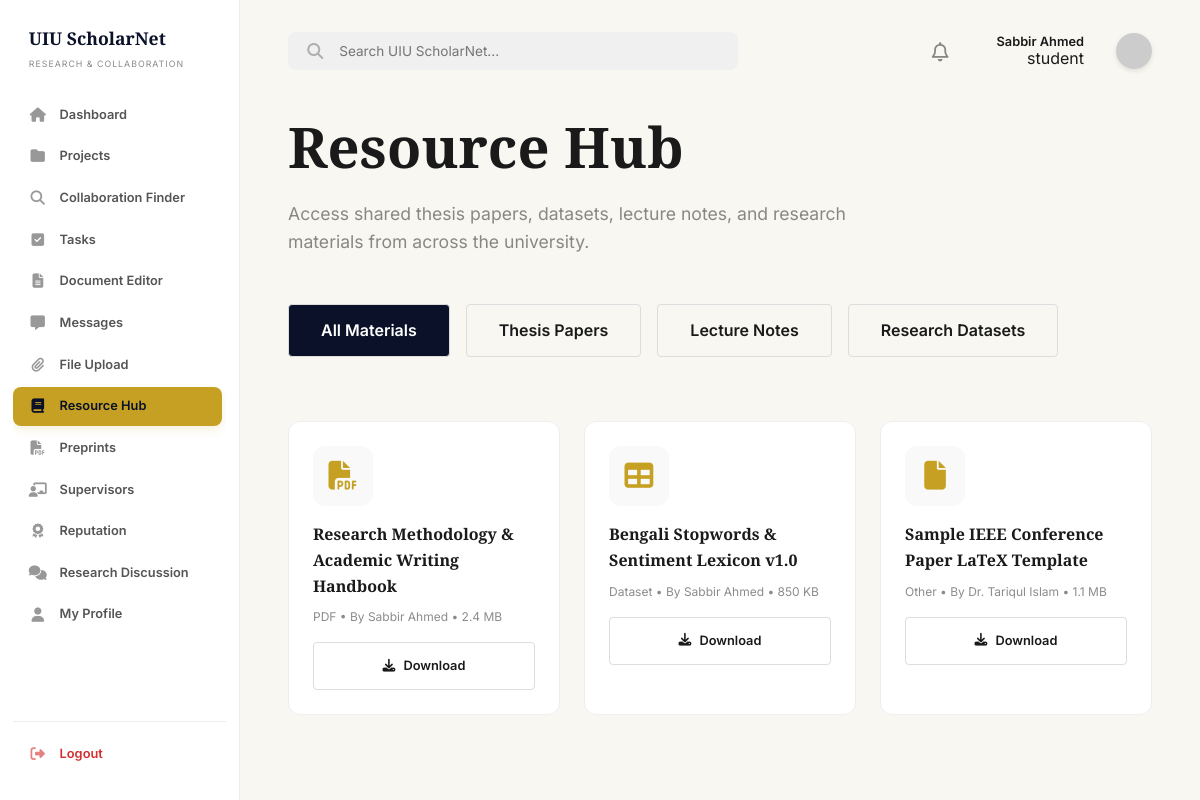
Page /dashboard/resources.php (signed in) on the committed database.
### tables this page shows
CREATE TABLE IF NOT EXISTS `users` (
    `id` INT AUTO_INCREMENT PRIMARY KEY,
    `full_name` VARCHAR(100) NOT NULL,
    `email` VARCHAR(100) UNIQUE NOT NULL,
    `password` VARCHAR(255) NOT NULL,
    `role` ENUM('student', 'faculty', 'admin') DEFAULT 'student',
    `is_verified` TINYINT(1) DEFAULT 1,
    `account_status` ENUM('active', 'banned') DEFAULT 'active',
    `department` VARCHAR(100),
    `interests` TEXT,
    `skills` TEXT,
    `points` INT DEFAULT 0,
    `reputation` INT DEFAULT 0,
    `last_active_at` TIMESTAMP NULL DEFAULT NULL,
    `created_at` TIMESTAMP DEFAULT CURRENT_TIMESTAMP
);

CREATE TABLE IF NOT EXISTS `resources` (
    `id` INT AUTO_INCREMENT PRIMARY KEY,
    `user_id` INT,
    `title` VARCHAR(255) NOT NULL,
    `resource_type` ENUM('PDF', 'Dataset', 'Report', 'Paper', 'CSV', 'Image', 'Archive', 'Other') DEFAULT 'Paper',
    `file_path` VARCHAR(255),
    `file_size` VARCHAR(50),
    `category` VARCHAR(100) DEFAULT 'General',
    `created_at` TIMESTAMP DEFAULT CURRENT_TIMESTAMP,
    FOREIGN KEY (`user_id`) REFERENCES `users`(`id`) ON DELETE CASCADE
);

### includes/auth_check.php (called while the page is built, shortened)
<?php
require_once('db_connect.php');
$user_id = (int)$_SESSION['user_id'];
$stmt = $conn->prepare("SELECT * FROM users WHERE id = ?");
$stmt->bind_param("i", $user_id);
$stmt->execute();
$user_result = $stmt->get_result();
$user_data = $user_result->fetch_assoc();
?>

### includes/db_connect.php (called while the page is built, shortened)
<?php
$host = getenv('DB_HOST') ?: "127.0.0.1";
$user = getenv('DB_USER') ?: "root";
$pass = getenv('DB_PASS');
if ($pass === false) {
    $pass = "";
}
$dbname = getenv('DB_NAME') ?: "uiu_scholarnet";
$port = getenv('DB_PORT') ?: 3306;
$conn = mysqli_connect($host, $user, $pass, $dbname, $port);
mysqli_set_charset($conn, "utf8mb4");
function db_query($sql, $params = [], $types = "") {
    global $conn;
    $stmt = $conn->prepare($sql);
    if ($params) {
        $stmt->bind_param($types, ...$params);
    }
    if (!$stmt->execute()) {
        die("Query execution failed: " . $stmt->error);
    }
    $result = $stmt->get_result();
    if ($result === false && $stmt->field_count === 0) {
        return true;
    }
    return $result;
}
?>

### dashboard/resources.php (the view, shortened to what this page needs)
<?php
require_once('../includes/auth_check.php');
$filter = $_GET['filter'] ?? 'all';
$whereSql = '';
$sql = "SELECT r.*, u.full_name
        FROM resources r
        JOIN users u ON r.user_id = u.id
        $whereSql
        ORDER BY r.created_at DESC";
$result = db_query($sql, [], "");
$collab_requests = (int)(db_query("SELECT COUNT(*) as total FROM collaboration_applications ca JOIN collaboration_posts cp ON ca.post_id = cp.id WHERE cp.user_id = ? AND ca.status = 'pending'", [$user_id], "i")->fetch_assoc()['total'] ?? 0);
?>
<!DOCTYPE html>
<html lang="en">
<head>
    <link rel="stylesheet" href="https://cdnjs.cloudflare.com/ajax/libs/font-awesome/6.4.0/css/all.min.css">
    <link rel="stylesheet" href="../assets/css/style.css">
</head>
<body class="dashboard-page">
    <?php include('../includes/sidebar.php'); ?>
    <main class="main-content">
        <?php include('../includes/header.php'); ?>
        <section class="resources-section">
            <h1 class="resources-title">Resource Hub</h1>
            <p class="resources-desc">Access shared thesis papers, datasets, lecture notes, and research materials from across the university.</p>
            <div class="resource-filters">
                <a href="?filter=all" class="btn btn-outline text-deco-none <?php echo ($filter === 'all') ? 'filter-active' : ''; ?>">All Materials</a>
                <a href="?filter=thesis" class="btn btn-outline text-deco-none <?php echo ($filter === 'thesis') ? 'filter-active' : ''; ?>">Thesis Papers</a>
                <a href="?filter=lecture" class="btn btn-outline text-deco-none <?php echo ($filter === 'lecture') ? 'filter-active' : ''; ?>">Lecture Notes</a>
                <a href="?filter=dataset" class="btn btn-outline text-deco-none <?php echo ($filter === 'dataset') ? 'filter-active' : ''; ?>">Research Datasets</a>
            </div>
        </section>
        <div class="resource-grid">
            <?php if($result->num_rows > 0): ?>
                <?php while($row = $result->fetch_assoc()): ?>
                <div class="resource-card">
                    <div class="resource-icon">
                        <?php
                        $icon = 'fa-file';
                        switch($row['resource_type']) {
                            case 'PDF': $icon = 'fa-file-pdf'; break;
                            case 'Dataset': case 'CSV': $icon = 'fa-table'; break;
                        }
                        ?>
                        <i class="fa-solid <?php echo $icon; ?>"></i>
                    </div>
                    <h3><?php echo htmlspecialchars($row['title']); ?></h3>
                    <div class="resource-meta">
                        <span><?php echo $row['resource_type']; ?></span> •
                        <span>By <?php echo htmlspecialchars($row['full_name']); ?></span>
                        <?php if($row['file_size']): ?>
                            • <span><?php echo $row['file_size']; ?></span>
                        <?php endif; ?>
                    </div>
                    <a href="<?php echo $row['file_path'] ? ('../' . htmlspecialchars($row['file_path'])) : '#'; ?>" class="btn btn-outline btn-full-sm">
                        <i class="fa-solid fa-download"></i> Download
                    </a>
                </div>
                <?php endwhile; ?>
            <?php endif; ?>
        </div>
    </main>
</body>
</html>

### includes/header.php (shortened to what this page needs)
<header class="dash-header">
    <div class="search-container">
        <i class="fa-solid fa-magnifying-glass search-icon"></i>
        <input type="text" placeholder="Search UIU ScholarNet...">
    </div>
    <div class="header-actions flex-center-end">
        <?php if ((!isset($is_admin_panel) || !$is_admin_panel) && (!isset($is_admin_sidebar) || !$is_admin_sidebar)): ?>
        <a href="notifications.php" class="notification-icon text-inherit relative flex-center h-36px">
            <i class="fa-regular fa-bell header-icon text-1-2rem"></i>
        </a>
        <?php endif; ?>
        <div class="flex-column-end">
            <span class="fw-600 text-0-8rem text-color-primary"><?php echo htmlspecialchars($user_data['full_name'] ?? 'User'); ?></span>
            <?php if (isset($user_data['role'])): ?>
                <?php if ($user_data['role'] === 'admin'): ?>
                    <span class="role-admin">ADMIN</span>
                <?php elseif ($user_data['role'] === 'faculty' && isset($user_data['is_verified']) && $user_data['is_verified']): ?>
                    <span class="role-faculty"><i class="fa-solid fa-circle-check"></i> FACULTY</span>
                <?php elseif ($user_data['role'] === 'faculty' && isset($user_data['is_verified']) && !$user_data['is_verified']): ?>
                    <span class="role-unverified">UNVERIFIED</span>
                <?php else: ?>
                    <span class="role-default"><?php echo htmlspecialchars($user_data['role']); ?></span>
                <?php endif; ?>
            <?php endif; ?>
        </div>
        <a href="profile.php" class="text-inherit flex-center">
            <img src="https://ui-avatars.com/api/?name=<?php echo urlencode($user_data['full_name'] ?? 'User'); ?>&background=0a1128&color=fff" alt="Avatar" class="avatar-header">
        </a>
    </div>
</header>

### assets/css/global.css (style rules this page uses)
:root { --primary-color: #0a1128; --secondary-color: #c5a022; --bg-color: #f8f7f2; --text-color: #1a1a1a; --accent-color: #e8e6d9; --white: #ffffff; --transition: all 0.3s ease; --font-heading: 'Playfair Display', serif; --font-body: 'Inter', sans-serif; }
* { margin: 0; padding: 0; box-sizing: border-box; }
body { font-family: var(--font-body); background-color: var(--bg-color); color: var(--text-color); line-height: 1.6; overflow-x: hidden; }
h1, h2, h3, h4 { font-family: var(--font-heading); font-weight: 700; }
a { text-decoration: none; color: inherit; transition: var(--transition); }
.btn { padding: 0.8rem 2rem; border-radius: 4px; font-weight: 600; cursor: pointer; display: inline-flex; align-items: center; gap: 0.5rem; transition: var(--transition); border: none; font-family: var(--font-body); }
.btn-outline { background: transparent; border: 1px solid #ddd; color: var(--text-color); }

### assets/css/layout.css (style rules this page uses)
.dashboard-page { display: flex; background-color: var(--bg-color); min-height: 100vh; width: 100%; }
.main-content { flex: 1; margin-left: 240px; padding: 2rem 3rem; min-height: 100vh; }
.dash-header { display: flex; justify-content: space-between; align-items: center; margin-bottom: 2rem; }
.search-container { background: #f0f0f0; padding: 0.7rem 1.2rem; border-radius: 8px; display: flex; align-items: center; gap: 1rem; width: 100%; max-width: 450px; }
.search-container input { background: transparent; border: none; outline: none; width: 100%; font-family: var(--font-body); font-size: 0.85rem; }

### assets/css/dashboard.css (style rules this page uses)
.search-icon { opacity: 0.3; }
.notification-icon { font-size: 1.2rem; margin-right: 1.5rem; position: relative; }

### assets/css/collaboration.css (style rules this page uses)
.header-icon { font-size: 1.2rem; opacity: 0.5; }

### assets/css/modules/utilities.css (style rules this page uses)
.flex-center { display: flex; align-items: center; }
.flex-center-end { display: flex; align-items: center; justify-content: flex-end; gap: 1.5rem; }
.flex-column-end { display: flex; flex-direction: column; align-items: flex-end; justify-content: center; margin-right: 0.5rem; line-height: 1.2; }
.relative { position: relative; }
.h-36px { height: 36px; }
.text-inherit { color: inherit; text-decoration: none; }
.text-deco-none { text-decoration: none; }
.text-color-primary { color: var(--text-color); }
.text-1-2rem { font-size: 1.2rem; line-height: 1; }
.text-0-8rem { font-size: 0.8rem; }
.fw-600 { font-weight: 600; }
.btn-full-sm { width: 100%; justify-content: center; font-size: 0.8rem; }
.avatar-header { width: 36px; height: 36px; border-radius: 50%; box-shadow: 0 2px 5px rgba(0, 0, 0, 0.1); display: block; }

### assets/css/modules/resources.css (style rules this page uses)
.resource-filters { display: flex; gap: 1rem; margin-bottom: 3rem; }
.resource-grid { display: grid; grid-template-columns: repeat(3, 1fr); gap: 1.5rem; }
.resource-card { background: var(--white); padding: 1.5rem; border-radius: 12px; border: 1px solid #eee; transition: var(--transition); }
.resource-card h3 { font-size: 1rem; margin-bottom: 0.5rem; }
.resource-meta { font-size: 0.75rem; opacity: 0.5; margin-bottom: 1rem; }
.resource-icon { width: 60px; height: 60px; background: #f9f9f9; border-radius: 12px; display: flex; align-items: center; justify-content: center; font-size: 1.8rem; color: var(--secondary-color); margin-bottom: 1rem; }
.resources-title { font-size: 3.5rem; margin-bottom: 0.5rem; }
.resources-desc { opacity: 0.5; max-width: 600px; font-size: 1.1rem; margin-bottom: 3rem; }
.resources-section { margin-bottom: 4rem; }
.filter-active { background: var(--primary-color); color: white; }

### rows in the picture
users: full_name "Sabbir Ahmed", role "student"
resources: title "Research Methodology & Academic Writing Handbook", resource_type "PDF", user.full_name "Sabbir Ahmed", file_size "2.4 MB"
resources: title "Bengali Stopwords & Sentiment Lexicon v1.0", resource_type "Dataset", user.full_name "Sabbir Ahmed", file_size "850 KB"
resources: title "Sample IEEE Conference Paper LaTeX Template", resource_type "Other", user.full_name "Dr. Tariqul Islam", file_size "1.1 MB"
